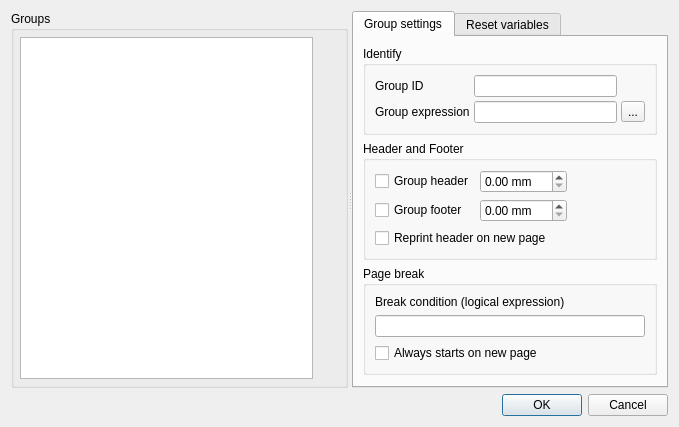
<?xml version="1.0" encoding="UTF-8"?>
<ui version="4.0">
 <class>NCRDGroupDialogUI</class>
 <widget class="QDialog" name="NCRDGroupDialogUI">
  <property name="geometry">
   <rect>
    <x>0</x>
    <y>0</y>
    <width>679</width>
    <height>391</height>
   </rect>
  </property>
  <property name="windowTitle">
   <string>Dialog</string>
  </property>
  <layout class="QVBoxLayout" name="verticalLayout">
   <item>
    <widget class="QSplitter" name="splitter">
     <property name="orientation">
      <enum>Qt::Horizontal</enum>
     </property>
     <widget class="QGroupBox" name="groupBox">
      <property name="title">
       <string>Groups</string>
      </property>
      <layout class="QVBoxLayout" name="verticalLayout_3">
       <property name="spacing">
        <number>3</number>
       </property>
       <property name="leftMargin">
        <number>6</number>
       </property>
       <property name="topMargin">
        <number>6</number>
       </property>
       <property name="rightMargin">
        <number>6</number>
       </property>
       <property name="bottomMargin">
        <number>6</number>
       </property>
       <item>
        <layout class="QHBoxLayout" name="layList">
         <property name="spacing">
          <number>6</number>
         </property>
         <item>
          <widget class="QListView" name="listGroups"/>
         </item>
         <item>
          <layout class="QVBoxLayout" name="layBtn">
           <property name="spacing">
            <number>6</number>
           </property>
           <item>
            <widget class="NCRDPanelButtons" name="panelButtons" native="true"/>
           </item>
           <item>
            <spacer name="sp2">
             <property name="orientation">
              <enum>Qt::Vertical</enum>
             </property>
             <property name="sizeHint" stdset="0">
              <size>
               <width>20</width>
               <height>40</height>
              </size>
             </property>
            </spacer>
           </item>
          </layout>
         </item>
        </layout>
       </item>
      </layout>
     </widget>
     <widget class="QTabWidget" name="tabWidget">
      <property name="currentIndex">
       <number>0</number>
      </property>
      <widget class="QWidget" name="tabGroupProp">
       <attribute name="title">
        <string>Group settings</string>
       </attribute>
       <layout class="QVBoxLayout" name="verticalLayout_4">
        <item>
         <widget class="QGroupBox" name="gbGroup">
          <property name="title">
           <string>Identify</string>
          </property>
          <layout class="QGridLayout" name="layGroupProp" columnstretch="1,5,1">
           <property name="spacing">
            <number>4</number>
           </property>
           <item row="1" column="0">
            <widget class="QLabel" name="label_4">
             <property name="text">
              <string>Group expression</string>
             </property>
            </widget>
           </item>
           <item row="0" column="1">
            <widget class="QLineEdit" name="groupID"/>
           </item>
           <item row="0" column="0">
            <widget class="QLabel" name="label_2">
             <property name="text">
              <string>Group ID</string>
             </property>
            </widget>
           </item>
           <item row="1" column="2">
            <widget class="QToolButton" name="btnExpBuild">
             <property name="text">
              <string>...</string>
             </property>
            </widget>
           </item>
           <item row="1" column="1">
            <widget class="QLineEdit" name="wGroupExp"/>
           </item>
          </layout>
         </widget>
        </item>
        <item>
         <widget class="QGroupBox" name="gbHF">
          <property name="title">
           <string>Header and Footer</string>
          </property>
          <layout class="QGridLayout" name="layHdrFtr">
           <item row="0" column="0">
            <widget class="QCheckBox" name="cbHeader">
             <property name="text">
              <string>Group header</string>
             </property>
            </widget>
           </item>
           <item row="0" column="1">
            <widget class="QDoubleSpinBox" name="spHeader">
             <property name="suffix">
              <string> mm</string>
             </property>
             <property name="maximum">
              <double>999.990000000000009</double>
             </property>
            </widget>
           </item>
           <item row="1" column="0">
            <widget class="QCheckBox" name="cbFooter">
             <property name="text">
              <string>Group footer</string>
             </property>
            </widget>
           </item>
           <item row="1" column="1">
            <widget class="QDoubleSpinBox" name="spFooter">
             <property name="suffix">
              <string> mm</string>
             </property>
             <property name="maximum">
              <double>999.990000000000009</double>
             </property>
            </widget>
           </item>
           <item row="2" column="0" colspan="3">
            <widget class="QCheckBox" name="cbReprint">
             <property name="text">
              <string>Reprint header on new page</string>
             </property>
            </widget>
           </item>
          </layout>
         </widget>
        </item>
        <item>
         <widget class="QGroupBox" name="gbBreak">
          <property name="title">
           <string>Page break</string>
          </property>
          <layout class="QVBoxLayout" name="layPbreak">
           <item>
            <widget class="QLabel" name="label">
             <property name="text">
              <string>Break condition (logical expression)</string>
             </property>
            </widget>
           </item>
           <item>
            <widget class="QLineEdit" name="pageBreakCond"/>
           </item>
           <item>
            <widget class="QCheckBox" name="cbPrintOnNewPage">
             <property name="text">
              <string>Always starts on new page</string>
             </property>
            </widget>
           </item>
          </layout>
         </widget>
        </item>
        <item>
         <spacer name="verticalSpacer">
          <property name="orientation">
           <enum>Qt::Vertical</enum>
          </property>
          <property name="sizeHint" stdset="0">
           <size>
            <width>20</width>
            <height>40</height>
           </size>
          </property>
         </spacer>
        </item>
       </layout>
      </widget>
      <widget class="QWidget" name="tab_6">
       <attribute name="title">
        <string>Reset variables</string>
       </attribute>
       <layout class="QVBoxLayout" name="verticalLayout_2">
        <item>
         <widget class="QListWidget" name="listVars"/>
        </item>
       </layout>
      </widget>
     </widget>
    </widget>
   </item>
   <item>
    <widget class="QDialogButtonBox" name="buttonBox">
     <property name="orientation">
      <enum>Qt::Horizontal</enum>
     </property>
     <property name="standardButtons">
      <set>QDialogButtonBox::Cancel|QDialogButtonBox::Ok</set>
     </property>
    </widget>
   </item>
  </layout>
 </widget>
 <customwidgets>
  <customwidget>
   <class>NCRDPanelButtons</class>
   <extends>QWidget</extends>
   <header>ncrdpanelbuttons.h</header>
   <container>1</container>
  </customwidget>
 </customwidgets>
 <tabstops>
  <tabstop>listGroups</tabstop>
  <tabstop>tabWidget</tabstop>
  <tabstop>groupID</tabstop>
  <tabstop>wGroupExp</tabstop>
  <tabstop>btnExpBuild</tabstop>
  <tabstop>cbHeader</tabstop>
  <tabstop>spHeader</tabstop>
  <tabstop>cbFooter</tabstop>
  <tabstop>spFooter</tabstop>
  <tabstop>cbReprint</tabstop>
  <tabstop>pageBreakCond</tabstop>
  <tabstop>cbPrintOnNewPage</tabstop>
  <tabstop>listVars</tabstop>
 </tabstops>
 <resources/>
 <connections>
  <connection>
   <sender>buttonBox</sender>
   <signal>accepted()</signal>
   <receiver>NCRDGroupDialogUI</receiver>
   <slot>accept()</slot>
   <hints>
    <hint type="sourcelabel">
     <x>257</x>
     <y>381</y>
    </hint>
    <hint type="destinationlabel">
     <x>157</x>
     <y>274</y>
    </hint>
   </hints>
  </connection>
  <connection>
   <sender>buttonBox</sender>
   <signal>rejected()</signal>
   <receiver>NCRDGroupDialogUI</receiver>
   <slot>reject()</slot>
   <hints>
    <hint type="sourcelabel">
     <x>325</x>
     <y>381</y>
    </hint>
    <hint type="destinationlabel">
     <x>286</x>
     <y>274</y>
    </hint>
   </hints>
  </connection>
 </connections>
</ui>
